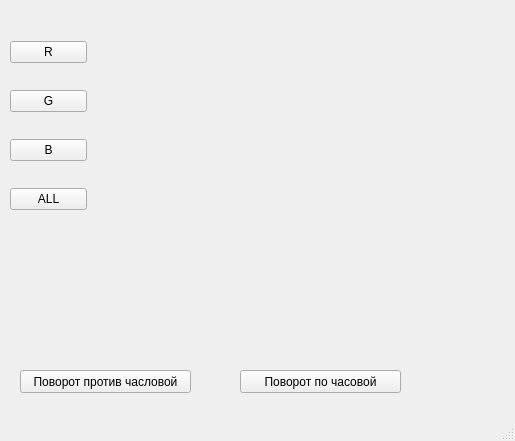
<?xml version="1.0" encoding="UTF-8"?>
<ui version="4.0">
 <class>MainWindow</class>
 <widget class="QMainWindow" name="MainWindow">
  <property name="geometry">
   <rect>
    <x>0</x>
    <y>0</y>
    <width>515</width>
    <height>441</height>
   </rect>
  </property>
  <property name="windowTitle">
   <string>MainWindow</string>
  </property>
  <widget class="QWidget" name="centralwidget">
   <widget class="QPushButton" name="pushButton_5">
    <property name="geometry">
     <rect>
      <x>20</x>
      <y>370</y>
      <width>171</width>
      <height>23</height>
     </rect>
    </property>
    <property name="text">
     <string>Поворот против часловой</string>
    </property>
    <attribute name="buttonGroup">
     <string notr="true">buttonGroup_2</string>
    </attribute>
   </widget>
   <widget class="QPushButton" name="pushButton_6">
    <property name="geometry">
     <rect>
      <x>240</x>
      <y>370</y>
      <width>161</width>
      <height>23</height>
     </rect>
    </property>
    <property name="text">
     <string>Поворот по часовой</string>
    </property>
    <attribute name="buttonGroup">
     <string notr="true">buttonGroup_2</string>
    </attribute>
   </widget>
   <widget class="QLabel" name="label">
    <property name="geometry">
     <rect>
      <x>120</x>
      <y>20</y>
      <width>351</width>
      <height>331</height>
     </rect>
    </property>
    <property name="text">
     <string/>
    </property>
   </widget>
   <widget class="QWidget" name="">
    <property name="geometry">
     <rect>
      <x>10</x>
      <y>20</y>
      <width>77</width>
      <height>211</height>
     </rect>
    </property>
    <layout class="QVBoxLayout" name="verticalLayout">
     <item>
      <widget class="QPushButton" name="pushButton">
       <property name="text">
        <string>R</string>
       </property>
       <attribute name="buttonGroup">
        <string notr="true">buttonGroup</string>
       </attribute>
      </widget>
     </item>
     <item>
      <widget class="QPushButton" name="pushButton_2">
       <property name="text">
        <string>G</string>
       </property>
       <attribute name="buttonGroup">
        <string notr="true">buttonGroup</string>
       </attribute>
      </widget>
     </item>
     <item>
      <widget class="QPushButton" name="pushButton_3">
       <property name="text">
        <string>B</string>
       </property>
       <attribute name="buttonGroup">
        <string notr="true">buttonGroup</string>
       </attribute>
      </widget>
     </item>
     <item>
      <widget class="QPushButton" name="pushButton_4">
       <property name="text">
        <string>ALL</string>
       </property>
       <attribute name="buttonGroup">
        <string notr="true">buttonGroup</string>
       </attribute>
      </widget>
     </item>
    </layout>
   </widget>
  </widget>
  <widget class="QMenuBar" name="menubar">
   <property name="geometry">
    <rect>
     <x>0</x>
     <y>0</y>
     <width>515</width>
     <height>22</height>
    </rect>
   </property>
  </widget>
  <widget class="QStatusBar" name="statusbar"/>
 </widget>
 <resources/>
 <connections/>
 <buttongroups>
  <buttongroup name="buttonGroup"/>
  <buttongroup name="buttonGroup_2"/>
 </buttongroups>
</ui>
